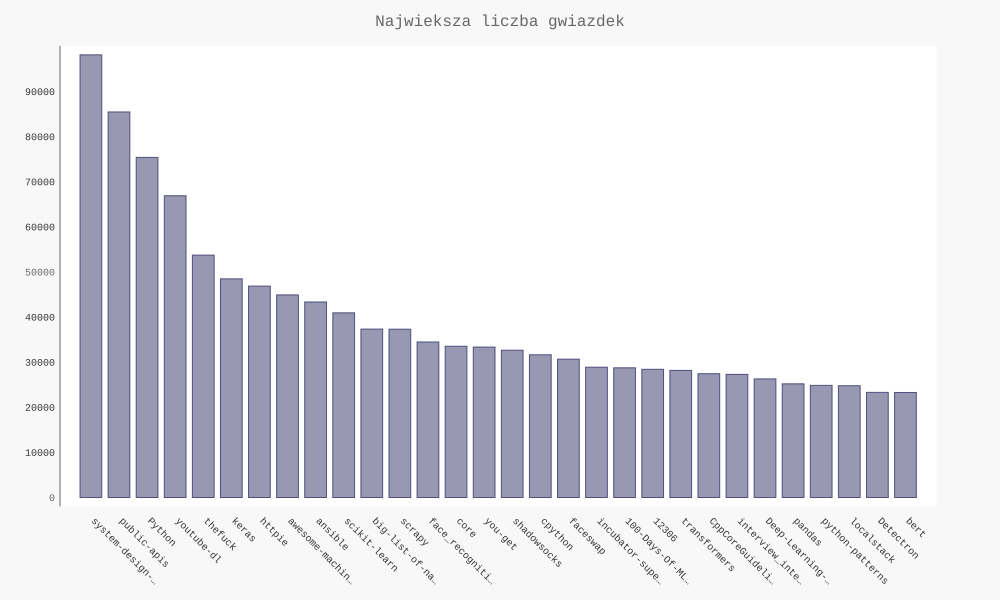

This figure's Python source:
import requests
import pygal
from pygal.style import LightColorizedStyle as LCS, LightenStyle as LS


url = 'https://api.github.com/search/repositories?q=language:python&sort=stars'
r = requests.get(url)
print(f"Kod sanu:{r.status_code}")
response_dict = r.json()

print(response_dict['total_count'])
repo_dicts = response_dict['items']
print(f'liczba repo {len(repo_dicts)}')



names, plot_dicts = [], []

for repo_dict in repo_dicts:
    names.append(repo_dict['name'])
    plot_dict = {
        'value':repo_dict['stargazers_count'],
        'lable':repo_dict['description'],
        'xlink':repo_dict['html_url']
        }
    plot_dicts.append(plot_dict)
my_style = LS('#333366', base_style=LCS)

my_confing = pygal.Config()
my_confing.x_label_rotation = 45
my_confing.show_legend = False
my_confing.title_font_size = 24
my_confing.major_label_font_size = 18
my_confing.truncate_label = 15
my_confing.show_y_guides = False
my_confing.width = 1000
chart = pygal.Bar(my_confing, style=my_style)
chart.force_uri_protocol = 'http'
chart.title = 'Najwieksza liczba gwiazdek'
chart.x_labels = names
chart.add('', plot_dicts)
chart.render_to_file('python_repos.svg')
